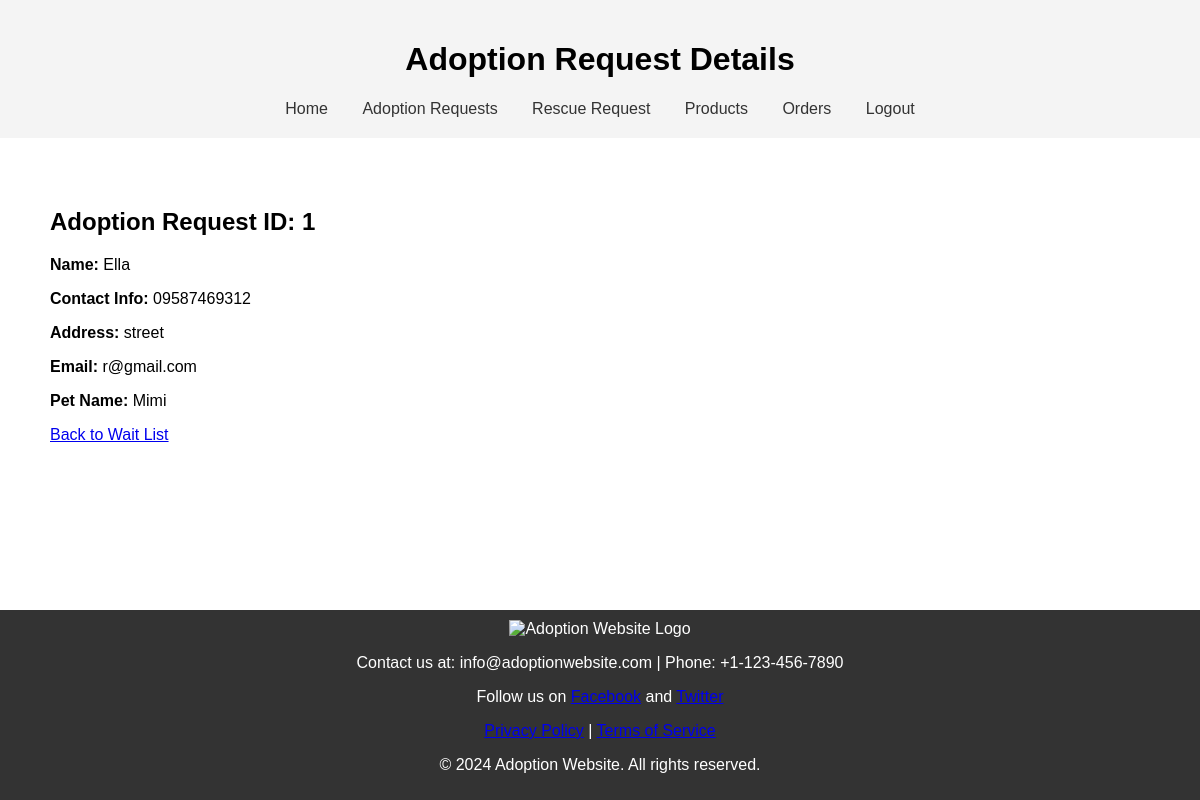
The page /admin/view_waitlist_details.php?id=1 on the database its author committed.
### tables this page shows
CREATE TABLE `adoption_requests` (
  `id` int(11) NOT NULL,
  `pet_id` int(11) NOT NULL,
  `name` varchar(50) NOT NULL,
  `contact_info` varchar(100) NOT NULL,
  `address` varchar(255) NOT NULL,
  `email` varchar(100) NOT NULL,
  `status` varchar(255) DEFAULT NULL
);

CREATE TABLE `pets` (
  `id` int(11) NOT NULL,
  `name` varchar(50) NOT NULL,
  `type` varchar(50) NOT NULL,
  `age` int(11) NOT NULL,
  `description` text NOT NULL,
  `image` varchar(255) NOT NULL
);

### admin/view_waitlist_details.php (the view, shortened to what this page needs)
<?php
include '../db_connection.php';
if (isset($_GET['id'])) {
    $id = $_GET['id'];
    $sql = "SELECT ar.*, p.name AS pet_name
            FROM adoption_requests ar
            LEFT JOIN pets p ON ar.pet_id = p.id
            WHERE ar.id = $id";
    $result = $conn->query($sql);
    if ($result->num_rows > 0) {
        $row = $result->fetch_assoc();
        $informant_name = $row['name'];
        $contact_info = $row['contact_info'];
        $address = $row['address'];
        $email = $row['email'];
        $pet_name = $row['pet_name'];
    } else {
        $informant_name = "Not found";
        $contact_info = "Not found";
        $address = "Not found";
        $email = "Not found";
        $pet_name = "Not found";
    }
} else {
    $informant_name = "Not specified";
    $contact_info = "Not specified";
    $address = "Not specified";
    $email = "Not specified";
    $pet_name = "Not specified";
}
?>
<!DOCTYPE html>
<html>
<head>
    <link rel="stylesheet" type="text/css" href="../styles.css">
</head>
<body>
    <header>
        <h1>Adoption Request Details</h1>
        <?php include '../components/admin_navbar.php'; ?>
    </header>
    <section>
        <h2>Adoption Request ID: <?php echo $id; ?></h2>
        <p><strong>Name:</strong> <?php echo $informant_name; ?></p>
        <p><strong>Contact Info:</strong> <?php echo $contact_info; ?></p>
        <p><strong>Address:</strong> <?php echo $address; ?></p>
        <p><strong>Email:</strong> <?php echo $email; ?></p>
        <p><strong>Pet Name:</strong> <?php echo $pet_name; ?></p>
        <p><a href="view_waitlist.php">Back to Wait List</a></p>
    </section>
    <footer>
        <?php include '../components/footer.php'; ?>
    </footer>
</body>
</html>

### styles.css (style rules this page uses)
body { font-family: Arial, sans-serif; margin: 0; padding: 0; }
header { background-color: #f4f4f4; padding: 20px; text-align: center; }
section { padding: 50px; }
footer { background-color: #333; color: #fff; text-align: center; padding: 10px 0; position: fixed; bottom: 0; width: 100%; }

### rows shown on the page
adoption_requests: name "Ella", contact_info "09587469312", address "street", email "r@gmail.com", pet.name "Mimi"

### other values the page prints
$id "1"
